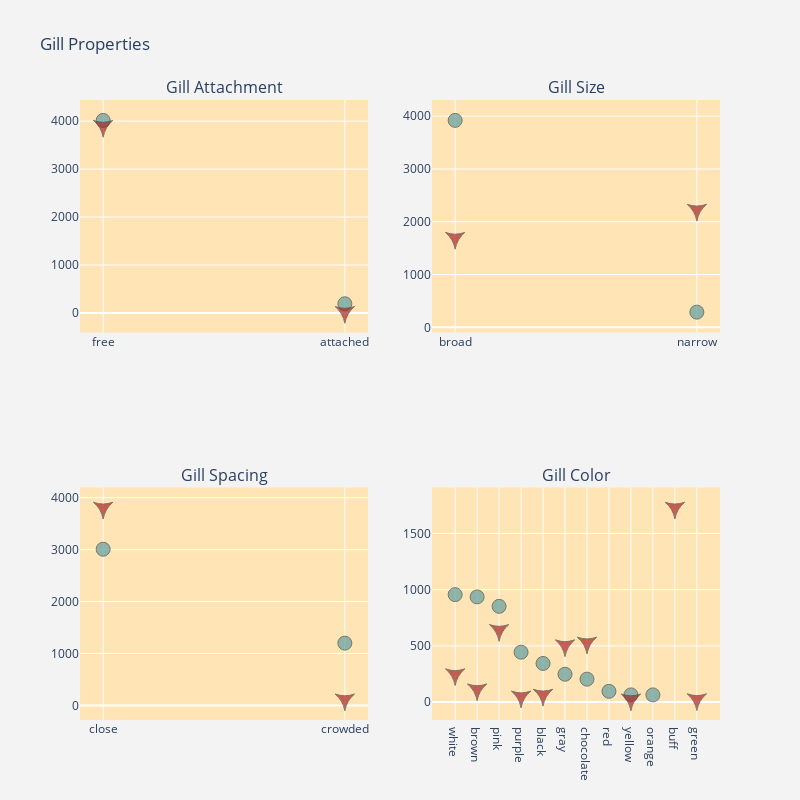

The notebook cell saved with this chart:
### Markdown cell above
Following figure shows gill properties like gill attachment, gill spacing, gill size and gill color.

### Code cell
trace0 = go.Scatter(
    x = gill_attachment_edible.index,
    y = gill_attachment_edible["gill-attachment"],
    mode = 'markers',
    name = 'Edible',
    marker= dict(size= 14,
                    line= dict(width=1),
                    color= "cadetblue",
                    opacity= 0.7
                   )
)
trace1 = go.Scatter(
    x = gill_attachment_poisonous.index,
    y = gill_attachment_poisonous["gill-attachment"],
    mode = 'markers',
    name = 'Poisonous',
       marker= dict(size= 14,
                    line= dict(width=1),
                    color= "firebrick",
                    opacity= 0.7,
                   symbol=220
                   )
)
trace2 = go.Scatter(
    x = gill_spacing_edible.index,
    y = gill_spacing_edible["gill-spacing"],
    mode = 'markers',
    name = 'Edible',
    marker= dict(size= 14,
                    line= dict(width=1),
                    color= "cadetblue",
                    opacity= 0.7
                   )
)
trace3 = go.Scatter(
    x = gill_spacing_poisonous.index,
    y = gill_spacing_poisonous["gill-spacing"],
    mode = 'markers',
    name = 'Poisonous',
       marker= dict(size= 14,
                    line= dict(width=1),
                    color= "firebrick",
                    opacity= 0.7,
                    symbol=220
                   )
)
trace4 = go.Scatter(
    x = gill_size_edible.index,
    y = gill_size_edible["gill-size"],
    mode = 'markers',
    name = 'Edible',
    marker= dict(size= 14,
                    line= dict(width=1),
                    color= "cadetblue",
                    opacity= 0.7
                   )
)
trace5 = go.Scatter(
    x = gill_size_poisonous.index,
    y = gill_size_poisonous["gill-size"],
    mode = 'markers',
    name = 'Poisonous',
       marker= dict(size= 14,
                    line= dict(width=1),
                    color= "firebrick",
                    opacity= 0.7,
                   symbol=220
                   )
)
trace6 = go.Scatter(
    x = gill_color_edible.index,
    y = gill_color_edible["gill-color"],
    mode = 'markers',
    name = 'Edible',
    marker= dict(size= 14,
                    line= dict(width=1),
                    color= "cadetblue",
                    opacity= 0.7
                   )
)
trace7 = go.Scatter(
    x = gill_color_poisonous.index,
    y = gill_color_poisonous["gill-color"],
    mode = 'markers',
    name = 'Poisonous',
     marker= dict(size= 14,
                    line= dict(width=1),
                    color= "firebrick",
                    opacity= 0.7,
                   symbol=220
                   )
)

fig = tools.make_subplots(rows=2, cols=2, 
                          subplot_titles=('Gill Attachment','Gill Size', 'Gill Spacing',"Gill Color"))


fig.append_trace(trace0, 1, 1)
fig.append_trace(trace1, 1, 1)
fig.append_trace(trace2, 2, 1)
fig.append_trace(trace3, 2, 1)
fig.append_trace(trace4, 1, 2)
fig.append_trace(trace5, 1, 2)
fig.append_trace(trace6, 2, 2)
fig.append_trace(trace7, 2, 2)

fig['layout'].update(showlegend=False,height=800, width=800, title='Gill Properties' ,paper_bgcolor='rgb(243, 243, 243)',
    plot_bgcolor="moccasin")
iplot(fig)

### Figure 1 — Plotly figure (JSON) as saved in the notebook; plotly's stock layout.template omitted (floating-point values rounded to 4 significant figures)
{"data": [{"marker": {"color": "cadetblue", "line": {"width": 1}, "opacity": 0.7, "size": 14}, "mode": "markers", "name": "Edible", "type": "scatter", "x": ["free", "attached"], "xaxis": "x", "y": [4016, 192], "yaxis": "y"}, {"marker": {"color": "firebrick", "line": {"width": 1}, "opacity": 0.7, "size": 14, "symbol": 220}, "mode": "markers", "name": "Poisonous", "type": "scatter", "x": ["free", "attached"], "xaxis": "x", "y": [3898, 18], "yaxis": "y"}, {"marker": {"color": "cadetblue", "line": {"width": 1}, "opacity": 0.7, "size": 14}, "mode": "markers", "name": "Edible", "type": "scatter", "x": ["close", "crowded"], "xaxis": "x3", "y": [3008, 1200], "yaxis": "y3"}, {"marker": {"color": "firebrick", "line": {"width": 1}, "opacity": 0.7, "size": 14, "symbol": 220}, "mode": "markers", "name": "Poisonous", "type": "scatter", "x": ["close", "crowded"], "xaxis": "x3", "y": [3804, 112], "yaxis": "y3"}, {"marker": {"color": "cadetblue", "line": {"width": 1}, "opacity": 0.7, "size": 14}, "mode": "markers", "name": "Edible", "type": "scatter", "x": ["broad", "narrow"], "xaxis": "x2", "y": [3920, 288], "yaxis": "y2"}, {"marker": {"color": "firebrick", "line": {"width": 1}, "opacity": 0.7, "size": 14, "symbol": 220}, "mode": "markers", "name": "Poisonous", "type": "scatter", "x": ["narrow", "broad"], "xaxis": "x2", "y": [2224, 1692], "yaxis": "y2"}, {"marker": {"color": "cadetblue", "line": {"width": 1}, "opacity": 0.7, "size": 14}, "mode": "markers", "name": "Edible", "type": "scatter", "x": ["white", "brown", "pink", "purple", "black", "gray", "chocolate", "red", "yellow", "orange"], "xaxis": "x4", "y": [956, 936, 852, 444, 344, 248, 204, 96, 64, 64], "yaxis": "y4"}, {"marker": {"color": "firebrick", "line": {"width": 1}, "opacity": 0.7, "size": 14, "symbol": 220}, "mode": "markers", "name": "Poisonous", "type": "scatter", "x": ["buff", "pink", "chocolate", "gray", "white", "brown", "black", "purple", "green", "yellow"], "xaxis": "x4", "y": [1728, 640, 528, 504, 246, 112, 64, 48, 24, 22], "yaxis": "y4"}], "layout": {"annotations": [{"font": {"size": 16}, "showarrow": false, "text": "Gill Attachment", "x": 0.225, "xanchor": "center", "xref": "paper", "y": 1, "yanchor": "bottom", "yref": "paper"}, {"font": {"size": 16}, "showarrow": false, "text": "Gill Size", "x": 0.775, "xanchor": "center", "xref": "paper", "y": 1, "yanchor": "bottom", "yref": "paper"}, {"font": {"size": 16}, "showarrow": false, "text": "Gill Spacing", "x": 0.225, "xanchor": "center", "xref": "paper", "y": 0.375, "yanchor": "bottom", "yref": "paper"}, {"font": {"size": 16}, "showarrow": false, "text": "Gill Color", "x": 0.775, "xanchor": "center", "xref": "paper", "y": 0.375, "yanchor": "bottom", "yref": "paper"}], "height": 800, "paper_bgcolor": "rgb(243, 243, 243)", "plot_bgcolor": "moccasin", "showlegend": false, "title": {"text": "Gill Properties"}, "width": 800, "xaxis": {"anchor": "y", "domain": [0, 0.45]}, "xaxis2": {"anchor": "y2", "domain": [0.55, 1]}, "xaxis3": {"anchor": "y3", "domain": [0, 0.45]}, "xaxis4": {"anchor": "y4", "domain": [0.55, 1]}, "yaxis": {"anchor": "x", "domain": [0.625, 1]}, "yaxis2": {"anchor": "x2", "domain": [0.625, 1]}, "yaxis3": {"anchor": "x3", "domain": [0, 0.375]}, "yaxis4": {"anchor": "x4", "domain": [0, 0.375]}}}
